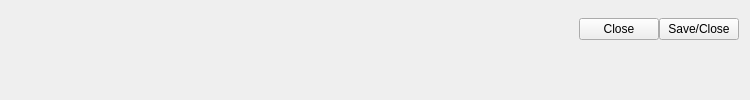
            <widget class="QWidget" name="tab_3">
             <attribute name="title">
              <string>Inputs Edit</string>
             </attribute>
             <layout class="QVBoxLayout" name="verticalLayout_2">
              <item>
               <widget class="QFrame" name="frame_15">
                <property name="frameShape">
                 <enum>QFrame::NoFrame</enum>
                </property>
                <property name="frameShadow">
                 <enum>QFrame::Raised</enum>
                </property>
                <layout class="QHBoxLayout" name="horizontalLayout_14">
                 <property name="spacing">
                  <number>0</number>
                 </property>
                 <property name="leftMargin">
                  <number>568</number>
                 </property>
                 <property name="topMargin">
                  <number>0</number>
                 </property>
                 <property name="rightMargin">
                  <number>0</number>
                 </property>
                 <property name="bottomMargin">
                  <number>0</number>
                 </property>
                 <item>
                  <widget class="QPushButton" name="pushButtonCloseFile">
                   <property name="text">
                    <string>Close</string>
                   </property>
                  </widget>
                 </item>
                 <item>
                  <widget class="QPushButton" name="pushButtonEditGeomFile">
                   <property name="text">
                    <string>Save/Close</string>
                   </property>
                  </widget>
                 </item>
                </layout>
               </widget>
              </item>
              <item>
               <widget class="CustomTextEdit" name="GeometryFileTextEdit" native="true"/>
              </item>
             </layout>
            </widget>
